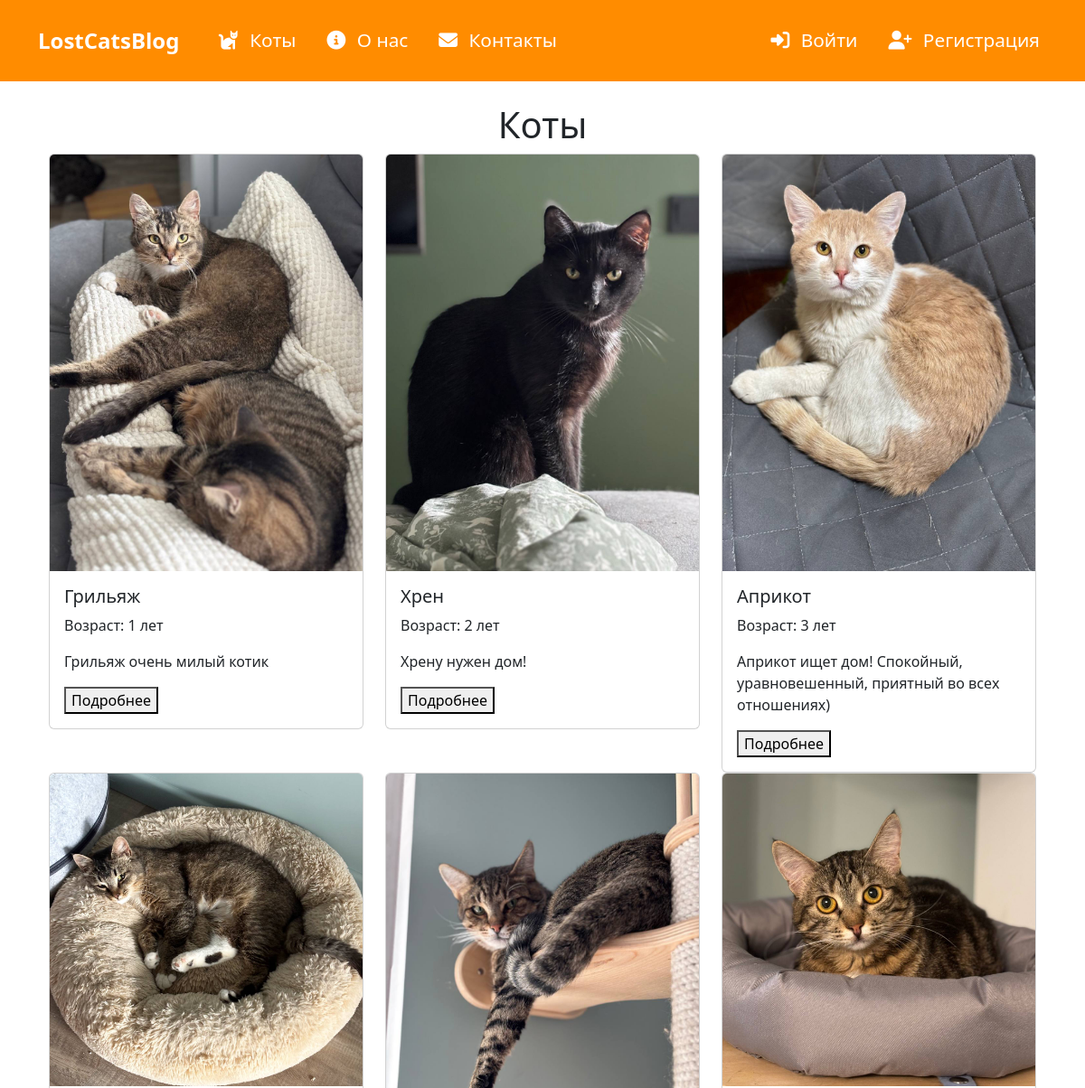
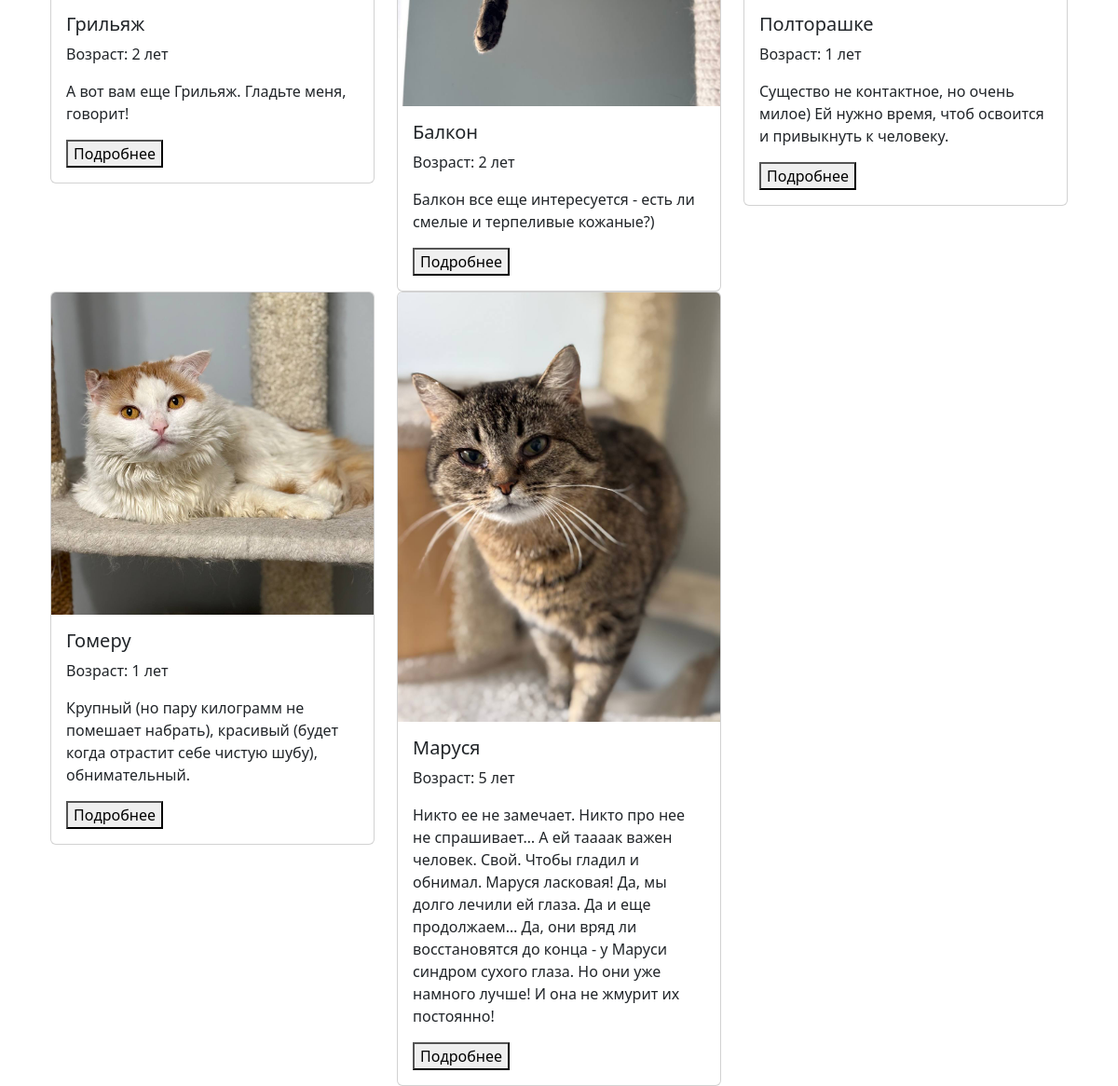
/catalog, run on the app's committed database (2 pictures, top to bottom).
### models.py (models this page shows)
class Cat(db.Model):  # Replace Cat with your actual model
        id = db.Column(db.Integer, primary_key=True)
        name = db.Column(db.String(80), nullable=False)
        age = db.Column(db.Integer)
        description = db.Column(db.String(80), nullable=False)
        image_url = db.Column(db.String(80), nullable=False)
        address = db.Column(db.String(80), nullable=False)
        address_img_url = db.Column(db.String(80), nullable=False)
        def __repr__(self):
            return f"<Cat {self.name}>"

### app.py (the view)
@app.route('/catalog')
def get_cat():
    print("Retrieving cats")
    cats = Cat.query.all()
    print(f"Cats: {cats}")  # Inspect the cats in the console.
    return render_template('get_cat.html', cats=cats)

### templates/get_cat.html
{% extends "navigation.html" %}
{% block content %}
<div class="container">
    <h1 class="text-center">Коты</h1>
    <div class="row">
        {% for cat in cats %}
        <div class="col-md-4">
            <div class="card cat-card">
                <img src="{{ cat.image_url }}" class="card-img-top" alt="{{ cat.name }}">
                <div class="card-body">
                    <h5 class="card-title">{{ cat.name }}</h5>
                    <p class="card-text">Возраст: {{ cat.age }} лет</p>
                    <p class="card-text">{{ cat.description }}</p>
                    <form method="get" action="{{ url_for('get_cat_home', cat_id=cat.id) }}">
                        <button type="submit">Подробнее</button>
                    </form>
                </div>
            </div>
        </div>
        {% endfor %}
    </div>
</div>
{% endblock %}

### templates/navigation.html (shortened to what this page needs)
<!DOCTYPE html>
<html lang="ru">
<head>
    <link rel="stylesheet" href="/static/css/style.css">
    <link rel="stylesheet" href="/static/css/style_auth.css">
    <link href="https://cdn.jsdelivr.net/npm/bootstrap@5.3.0/dist/css/bootstrap.min.css" rel="stylesheet">
    <link rel="stylesheet" href="https://cdnjs.cloudflare.com/ajax/libs/font-awesome/6.4.0/css/all.min.css">
</head>
<body>
    <header>
        <nav class="navbar navbar-expand-lg">
            <div class="container">
                <a class="navbar-brand" href="/">LostCatsBlog</a>
                <div class="collapse navbar-collapse" id="navbarNav">
                    <ul class="navbar-nav me-auto">
                        <li class="nav-item">
                            <a class="nav-link" href="/catalog"><i class="fa fa-cat"></i> Коты</a>
                        </li>
                        <li class="nav-item">
                            <a class="nav-link" href="/info"><i class="fa fa-info-circle"></i> О нас</a>
                        </li>
                        <li class="nav-item">
                            <a class="nav-link" href="/contacts"><i class="fa fa-envelope"></i> Контакты</a>
                        </li>
                    </ul>
                    <ul class="navbar-nav">
                        {% if 'user_id' in session %}
                        <li class="nav-item dropdown">
                            <a class="nav-link dropdown-toggle" href="#" id="userMenu" role="button" data-bs-toggle="dropdown">
                                <i class="fa-solid fa-user"></i> {{ session['username'] }}
                            </a>
                            <ul class="dropdown-menu dropdown-menu-end" aria-labelledby="userMenu">
                                <li><a class="dropdown-item" href="#">Профиль</a></li>
                                <li><hr class="dropdown-divider"></li>
                                <li><a class="dropdown-item" href="/logout">Выйти</a></li>
                            </ul>
                        </li>
                        {% else %}
                        <li class="nav-item">
                            <a class="nav-link" href="/login"><i class="fa-solid fa-right-to-bracket"></i> Войти</a>
                        </li>
                        <li class="nav-item">
                            <a class="nav-link" href="/registry"><i class="fa-solid fa-user-plus"></i> Регистрация</a>
                        </li>
                        {% endif %}
                    </ul>
                </div>
            </div>
        </nav>
    </header>
    <main class="container mt-4">
        {% block content %}{% endblock %}
    </main>
</body>
</html>

### static/css/style.css (style rules this page uses)
body, html { margin: 0; padding: 0; height: 100%; overflow-x: hidden; }
.navbar { background-color: #ff8c00; height: 90px; }
.container .navbar-brand { color: #ffffff; font-weight: bold; font-size: 1.5rem; }
.navbar-nav .nav-link { font-size: 1.3rem; margin-left: 18px; color: #ffffff; }
a { text-decoration: none; }
.navbar-nav .nav-link i { margin-right: 7px; }
h1 { margin: 10px auto; display: flex; justify-content: center; color: #473124; }

### data on the page
Cat: image_url (picture), name "Грильяж", age "1", description "Грильяж очень милый котик"
Cat: image_url (picture), name "Хрен", age "2", description "Хрену нужен дом!"
Cat: image_url (picture), name "Априкот", age "3", description "Априкот ищет дом! Спокойный, уравновешенный, приятный во всех отношениях)"
Cat: image_url (picture), name "Грильяж", age "2", description "А вот вам еще Грильяж. Гладьте меня, говорит!"
Cat: image_url (picture), name "Балкон", age "2", description "Балкон все еще интересуется - есть ли смелые и терпеливые кожаные?)"
Cat: image_url (picture), name "Полторашке", age "1", description "Существо не контактное, но очень милое) Ей нужно время, чтоб освоится и привыкнуть к человеку."
Cat: image_url (picture), name "Гомеру", age "1", description "Крупный (но пару килограмм не помешает набрать), красивый (будет когда отрастит себе чистую шубу), обнимательный."
Cat: image_url (picture), name "Маруся", age "5", description "Никто ее не замечает. Никто про нее не спрашивает… А ей таааак важен человек. Свой. Чтобы гладил и обнимал. Маруся ласковая! Да, мы долго лечили ей глаза. Да и еще продолжаем… Да, они вряд ли восстановятся до конца - у Маруси синдром сухого глаза. Но они уже намного лучше! И она не жмурит их постоянно!"
